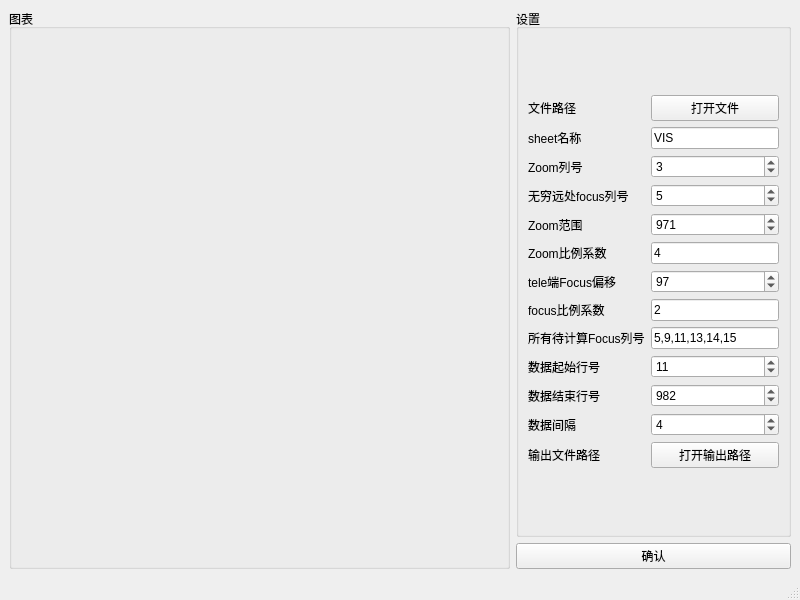
<?xml version="1.0" encoding="UTF-8"?>
<ui version="4.0">
 <class>AFCalcToolView</class>
 <widget class="QMainWindow" name="AFCalcToolView">
  <property name="geometry">
   <rect>
    <x>0</x>
    <y>0</y>
    <width>800</width>
    <height>600</height>
   </rect>
  </property>
  <property name="windowTitle">
   <string>AF镜头曲线计算</string>
  </property>
  <widget class="QWidget" name="centralwidget">
   <layout class="QGridLayout" name="gridLayout_3">
    <item row="0" column="0">
     <widget class="QGroupBox" name="groupBox_2">
      <property name="minimumSize">
       <size>
        <width>461</width>
        <height>0</height>
       </size>
      </property>
      <property name="title">
       <string>图表</string>
      </property>
      <layout class="QGridLayout" name="gridLayout_5">
       <item row="0" column="0">
        <layout class="QGridLayout" name="plotview"/>
       </item>
      </layout>
     </widget>
    </item>
    <item row="0" column="1">
     <layout class="QVBoxLayout" name="verticalLayout">
      <item>
       <widget class="QGroupBox" name="groupBox">
        <property name="maximumSize">
         <size>
          <width>275</width>
          <height>16777215</height>
         </size>
        </property>
        <property name="title">
         <string>设置</string>
        </property>
        <layout class="QGridLayout" name="gridLayout_2">
         <item row="0" column="0">
          <layout class="QGridLayout" name="gridLayout">
           <item row="5" column="0">
            <widget class="QLabel" name="label_5">
             <property name="text">
              <string>Zoom比例系数</string>
             </property>
            </widget>
           </item>
           <item row="9" column="0">
            <widget class="QLabel" name="label_7">
             <property name="text">
              <string>数据起始行号</string>
             </property>
            </widget>
           </item>
           <item row="4" column="0">
            <widget class="QLabel" name="label_4">
             <property name="text">
              <string>Zoom范围</string>
             </property>
            </widget>
           </item>
           <item row="3" column="0">
            <widget class="QLabel" name="label_3">
             <property name="text">
              <string>无穷远处focus列号</string>
             </property>
            </widget>
           </item>
           <item row="11" column="0">
            <widget class="QLabel" name="label_9">
             <property name="text">
              <string>数据间隔</string>
             </property>
            </widget>
           </item>
           <item row="6" column="0">
            <widget class="QLabel" name="label_12">
             <property name="text">
              <string>tele端Focus偏移</string>
             </property>
            </widget>
           </item>
           <item row="5" column="1">
            <widget class="QLineEdit" name="zoom_ratio">
             <property name="text">
              <string>4</string>
             </property>
            </widget>
           </item>
           <item row="12" column="0">
            <widget class="QLabel" name="label_10">
             <property name="text">
              <string>输出文件路径</string>
             </property>
            </widget>
           </item>
           <item row="8" column="0">
            <widget class="QLabel" name="label_6">
             <property name="text">
              <string>所有待计算Focus列号</string>
             </property>
            </widget>
           </item>
           <item row="3" column="1">
            <widget class="QSpinBox" name="focus_num">
             <property name="maximum">
              <number>10000</number>
             </property>
             <property name="singleStep">
              <number>1</number>
             </property>
             <property name="value">
              <number>5</number>
             </property>
            </widget>
           </item>
           <item row="8" column="1">
            <widget class="QLineEdit" name="focus_nums">
             <property name="text">
              <string>5,9,11,13,14,15</string>
             </property>
            </widget>
           </item>
           <item row="6" column="1">
            <widget class="QSpinBox" name="tele_pianyi">
             <property name="maximum">
              <number>10000</number>
             </property>
             <property name="singleStep">
              <number>1</number>
             </property>
             <property name="value">
              <number>97</number>
             </property>
            </widget>
           </item>
           <item row="10" column="1">
            <widget class="QSpinBox" name="end_num">
             <property name="maximum">
              <number>100000</number>
             </property>
             <property name="value">
              <number>982</number>
             </property>
            </widget>
           </item>
           <item row="2" column="1">
            <widget class="QSpinBox" name="zoom_num">
             <property name="maximum">
              <number>10000</number>
             </property>
             <property name="singleStep">
              <number>1</number>
             </property>
             <property name="value">
              <number>3</number>
             </property>
            </widget>
           </item>
           <item row="11" column="1">
            <widget class="QSpinBox" name="num_inter">
             <property name="maximum">
              <number>10000</number>
             </property>
             <property name="value">
              <number>4</number>
             </property>
            </widget>
           </item>
           <item row="4" column="1">
            <widget class="QSpinBox" name="zoom_range">
             <property name="maximum">
              <number>10000</number>
             </property>
             <property name="singleStep">
              <number>1</number>
             </property>
             <property name="value">
              <number>971</number>
             </property>
            </widget>
           </item>
           <item row="10" column="0">
            <widget class="QLabel" name="label_8">
             <property name="text">
              <string>数据结束行号</string>
             </property>
            </widget>
           </item>
           <item row="1" column="0">
            <widget class="QLabel" name="label">
             <property name="text">
              <string>sheet名称</string>
             </property>
            </widget>
           </item>
           <item row="0" column="1">
            <widget class="QPushButton" name="open_in_path">
             <property name="text">
              <string>打开文件</string>
             </property>
            </widget>
           </item>
           <item row="1" column="1">
            <widget class="QLineEdit" name="sheetname">
             <property name="text">
              <string>VIS</string>
             </property>
            </widget>
           </item>
           <item row="2" column="0">
            <widget class="QLabel" name="label_2">
             <property name="text">
              <string>Zoom列号</string>
             </property>
            </widget>
           </item>
           <item row="12" column="1">
            <widget class="QPushButton" name="open_out_path">
             <property name="text">
              <string>打开输出路径</string>
             </property>
            </widget>
           </item>
           <item row="0" column="0">
            <widget class="QLabel" name="label_11">
             <property name="text">
              <string>文件路径</string>
             </property>
            </widget>
           </item>
           <item row="9" column="1">
            <widget class="QSpinBox" name="start_num">
             <property name="maximum">
              <number>10000</number>
             </property>
             <property name="value">
              <number>11</number>
             </property>
            </widget>
           </item>
           <item row="7" column="0">
            <widget class="QLabel" name="label_13">
             <property name="text">
              <string>focus比例系数</string>
             </property>
            </widget>
           </item>
           <item row="7" column="1">
            <widget class="QLineEdit" name="focus_ratio">
             <property name="text">
              <string>2</string>
             </property>
            </widget>
           </item>
          </layout>
         </item>
        </layout>
       </widget>
      </item>
      <item>
       <widget class="QPushButton" name="okbutton">
        <property name="maximumSize">
         <size>
          <width>275</width>
          <height>16777215</height>
         </size>
        </property>
        <property name="text">
         <string>确认</string>
        </property>
       </widget>
      </item>
     </layout>
    </item>
   </layout>
  </widget>
  <widget class="QMenuBar" name="menubar">
   <property name="geometry">
    <rect>
     <x>0</x>
     <y>0</y>
     <width>800</width>
     <height>23</height>
    </rect>
   </property>
  </widget>
  <widget class="QStatusBar" name="statusbar"/>
 </widget>
 <resources/>
 <connections/>
</ui>
